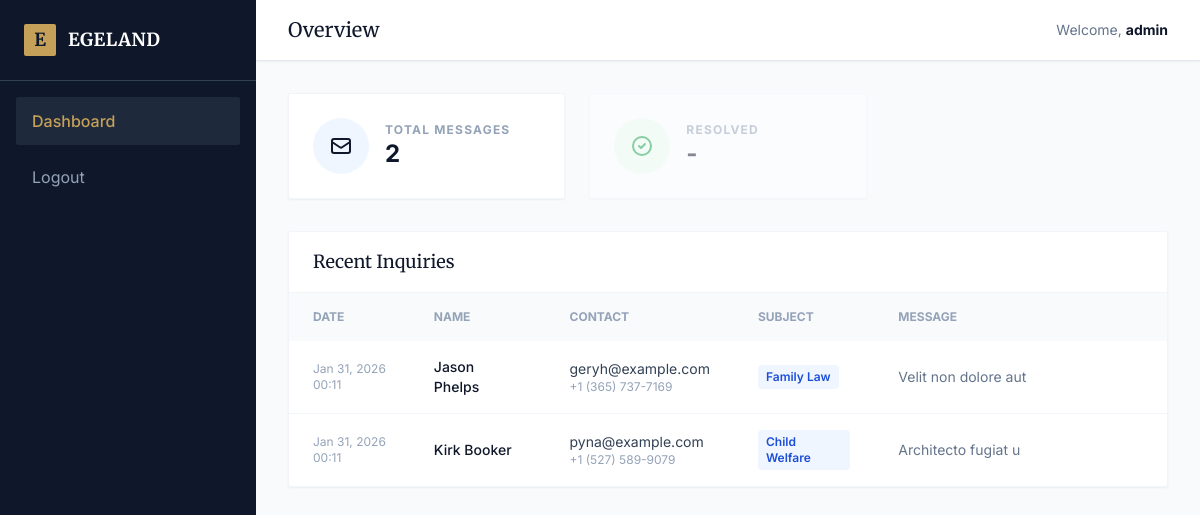
/admin/index.php (signed in), run on the app's committed database.
### tables this page shows
CREATE TABLE `contact_messages` (
  `id` int(11) NOT NULL,
  `name` varchar(255) NOT NULL,
  `email` varchar(255) NOT NULL,
  `phone` varchar(50) DEFAULT NULL,
  `subject` varchar(255) DEFAULT NULL,
  `message` text NOT NULL,
  `created_at` timestamp NOT NULL DEFAULT current_timestamp()
);

### admin/index.php (the view, shortened to what this page needs)
<?php
require_once '../config/database.php';
$total_messages_sql = "SELECT COUNT(*) FROM contact_messages";
$result_total = $conn->query($total_messages_sql);
$total_messages = $result_total->fetch_row()[0];
$sql = "SELECT * FROM contact_messages ORDER BY created_at DESC";
$result = $conn->query($sql);
?>
<!DOCTYPE html>
<html lang="en">
<head>
    <script src="https://cdn.tailwindcss.com"></script>
</head>
<body class="bg-slate-50 text-slate-800">
    <div class="flex min-h-screen">
        <aside class="w-64 bg-law-blue text-white flex-shrink-0 hidden md:block">
            <div class="p-6 border-b border-slate-700">
                <a href="../index.php" class="flex items-center gap-3 group">
                    <div class="w-8 h-8 bg-law-gold text-law-blue flex items-center justify-center font-serif font-bold text-lg rounded-sm">E</div>
                     <span class="text-lg font-serif font-bold tracking-wide group-hover:text-law-gold transition">EGELAND</span>
                </a>
            </div>
            <nav class="p-4 space-y-2">
                <a href="index.php" class="block px-4 py-3 bg-slate-800 text-law-gold font-medium rounded-sm">Dashboard</a>
                <a href="logout.php" class="block px-4 py-3 text-slate-400 hover:text-white hover:bg-slate-800 transition rounded-sm mt-8">Logout</a>
            </nav>
        </aside>
        <div class="flex-1 flex flex-col">
            <header class="bg-white shadow-sm border-b border-slate-200 hidden md:flex justify-between items-center px-8 py-4">
                <h2 class="text-xl font-serif text-law-blue">Overview</h2>
                <div class="flex items-center gap-4">
                    <span class="text-sm text-slate-500">Welcome, <span class="font-bold text-law-blue"><?php echo htmlspecialchars($_SESSION['username']); ?></span></span>
                </div>
            </header>
            <main class="p-8 overflow-y-auto">
                <div class="grid grid-cols-1 md:grid-cols-3 gap-6 mb-8">
                    <div class="bg-white p-6 rounded-sm shadow-sm border border-slate-100 flex items-center">
                        <div class="p-4 bg-blue-50 text-law-blue rounded-full mr-4">
                            <svg class="w-6 h-6" fill="none" stroke="currentColor" viewBox="0 0 24 24"><path stroke-linecap="round" stroke-linejoin="round" stroke-width="2" d="M3 8l7.89 5.26a2 2 0 002.22 0L21 8M5 19h14a2 2 0 002-2V7a2 2 0 00-2-2H5a2 2 0 00-2 2v10a2 2 0 002 2z"></path></svg>
                        </div>
                        <div>
                            <p class="text-slate-400 text-xs font-bold uppercase tracking-widest">Total Messages</p>
                            <p class="text-2xl font-bold text-law-blue"><?php echo $total_messages; ?></p>
                        </div>
                    </div>
                    <div class="bg-white p-6 rounded-sm shadow-sm border border-slate-100 flex items-center opacity-50">
                        <div class="p-4 bg-green-50 text-green-600 rounded-full mr-4">
                            <svg class="w-6 h-6" fill="none" stroke="currentColor" viewBox="0 0 24 24"><path stroke-linecap="round" stroke-linejoin="round" stroke-width="2" d="M9 12l2 2 4-4m6 2a9 9 0 11-18 0 9 9 0 0118 0z"></path></svg>
                        </div>
                        <div>
                            <p class="text-slate-400 text-xs font-bold uppercase tracking-widest">Resolved</p>
                            <p class="text-2xl font-bold text-law-blue">-</p>
                        </div>
                    </div>
                </div>
                <div class="bg-white rounded-sm shadow-sm border border-slate-100 overflow-hidden">
                    <div class="px-6 py-4 border-b border-slate-100 flex justify-between items-center">
                        <h3 class="font-serif text-lg text-law-blue">Recent Inquiries</h3>
                    </div>
                    <div class="overflow-x-auto">
                        <table class="w-full text-left text-sm text-slate-600">
                            <thead class="bg-slate-50 text-xs uppercase font-bold text-slate-400">
                                <tr>
                                    <th class="px-6 py-4">Date</th>
                                    <th class="px-6 py-4">Name</th>
                                    <th class="px-6 py-4">Contact</th>
                                    <th class="px-6 py-4">Subject</th>
                                    <th class="px-6 py-4 w-1/3">Message</th>
                                </tr>
                            </thead>
                            <tbody class="divide-y divide-slate-100">
                                <?php if ($result && $result->num_rows > 0): ?>
                                    <?php while($row = $result->fetch_assoc()): ?>
                                        <tr class="hover:bg-slate-50 transition">
                                            <td class="px-6 py-4 whitespace-nowrap text-xs text-slate-400">
                                                <?php echo date('M d, Y', strtotime($row['created_at'])); ?><br>
                                                <?php echo date('H:i', strtotime($row['created_at'])); ?>
                                            </td>
                                            <td class="px-6 py-4 font-medium text-law-blue">
                                                <?php echo htmlspecialchars($row['name']); ?>
                                            </td>
                                            <td class="px-6 py-4">
                                                <div class="text-slate-700"><?php echo htmlspecialchars($row['email']); ?></div>
                                                <div class="text-slate-400 text-xs"><?php echo htmlspecialchars($row['phone']); ?></div>
                                            </td>
                                            <td class="px-6 py-4">
                                                <span class="inline-block px-2 py-1 bg-blue-50 text-blue-700 rounded text-xs font-semibold">
                                                    <?php echo htmlspecialchars($row['subject']); ?>
                                                </span>
                                            </td>
                                            <td class="px-6 py-4 text-slate-500 leading-relaxed">
                                                <div class="line-clamp-2" title="<?php echo htmlspecialchars($row['message']); ?>">
                                                    <?php echo htmlspecialchars($row['message']); ?>
                                                </div>
                                            </td>
                                        </tr>
                                    <?php endwhile; ?>
                                <?php endif; ?>
                            </tbody>
                        </table>
                    </div>
                </div>
            </main>
        </div>
    </div>
</body>
</html>

### admin/index.php (style rules this page uses)
body { font-family: 'Inter', sans-serif; }

### data on the page
contact_messages: created_at "Jan 31, 2026", created_at "00:11", name "Jason Phelps", email "geryh@example.com", phone "+1 (365) 737-7169", subject "Family Law", message "Velit non dolore aut"
contact_messages: created_at "Jan 31, 2026", created_at "00:11", name "Kirk Booker", email "pyna@example.com", phone "+1 (527) 589-9079", subject "Child Welfare", message "Architecto fugiat u"

### other printed values
$_SESSION['username'] "admin"
$total_messages "2"
